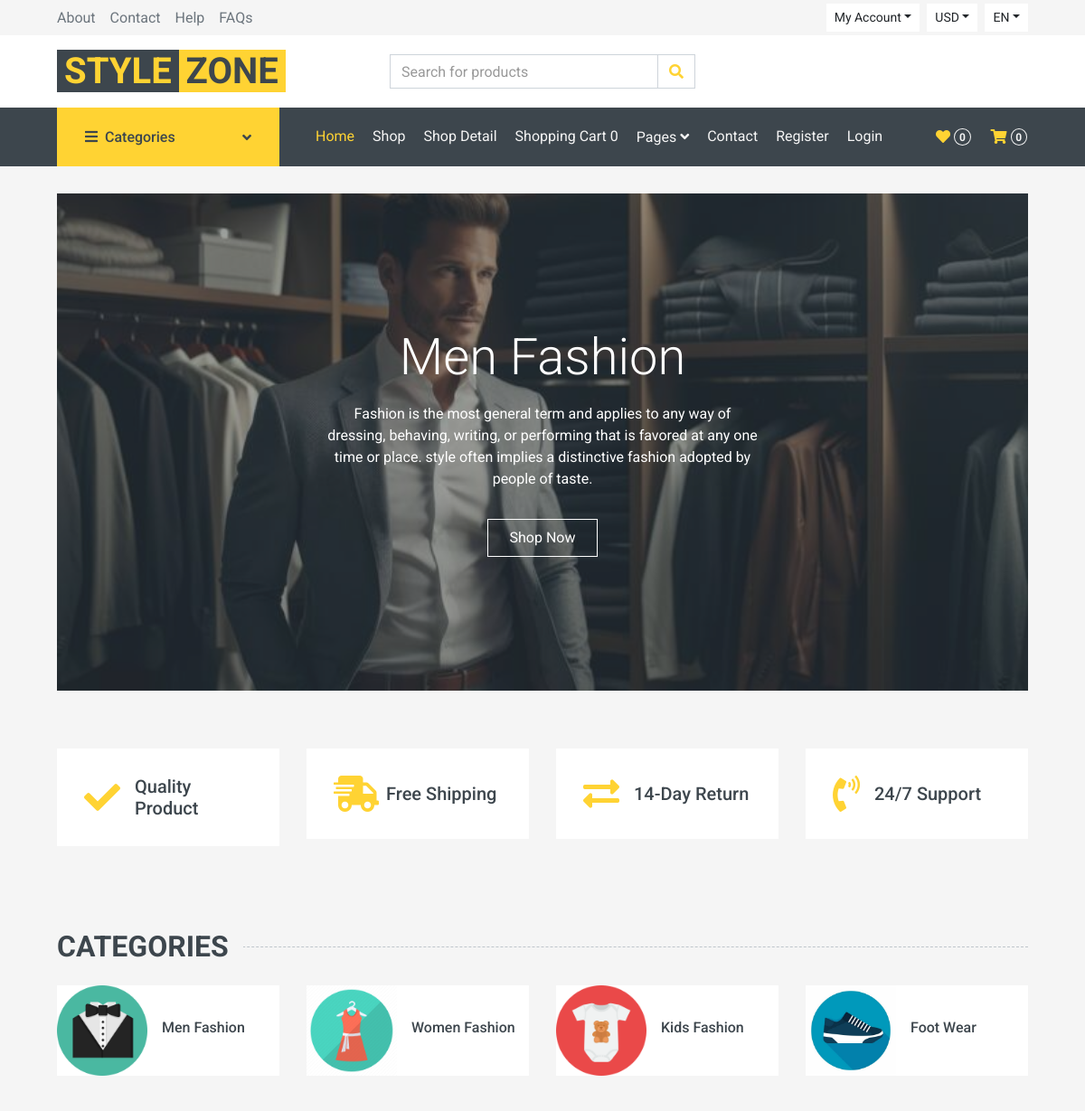
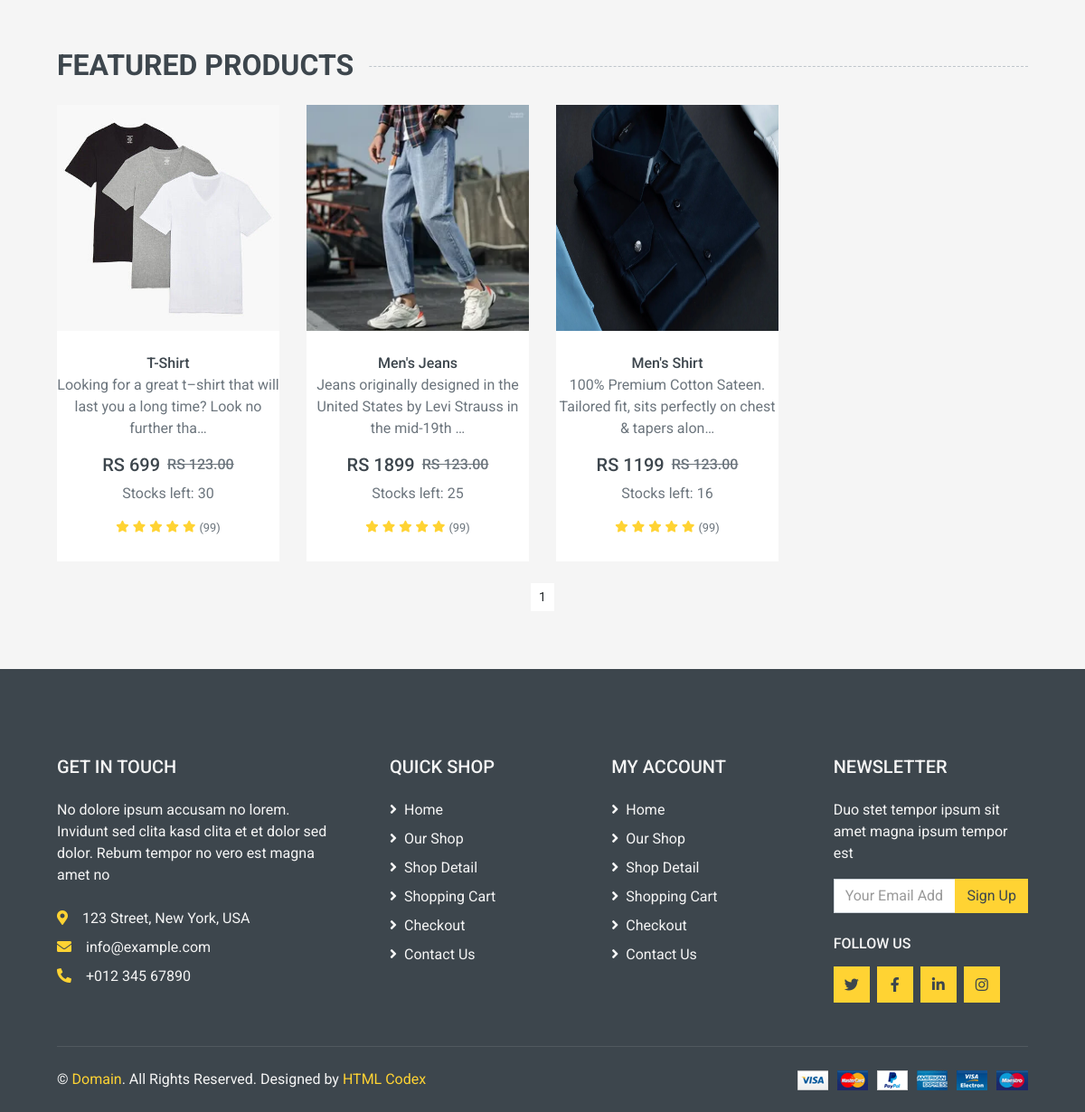
The page /menfashion/ on the database its author committed (2 pictures, top to bottom).
### shop/models.py (models this page shows, shortened)
class Categ(models.Model):
    name = models.CharField(max_length=250, unique=True)
    slug = models.SlugField(max_length=250, unique=True)
    img = models.ImageField(upload_to='cat_icon')
    def get_url(self):
        return reverse('prod_cat', args=[self.slug])

class Products(models.Model):
    name = models.CharField(max_length=250, unique=True)
    slug = models.SlugField(max_length=250, unique=True)
    img = models.ImageField(upload_to='product')
    des = models.TextField()
    price = models.IntegerField()
    stock = models.IntegerField()
    available = models.BooleanField()
    category = models.ForeignKey(Categ, on_delete=models.CASCADE)
    def get_url(self):
        return reverse('details', args=[self.category.slug, self.slug])

### shop/views.py (the view)
# urls.py: 2. Add a URL to urlpatterns:  path('', views.home, name='home')
def home(request, c_slug=None):
    c_page = None
    prodt = None
    if c_slug != None:
        c_page = get_object_or_404(Categ, slug=c_slug)
        prodt = Products.objects.filter(category=c_page, available=True)
    else:
        prodt = Products.objects.all().filter(available=True)
    cat = Categ.objects.all()
    paginator = Paginator(prodt, 4)
    try:
        page = int(request.GET.get('page', '1'))
    except:
        page = 1
    try:
        products = paginator.page(page)
    except (EmptyPage, InvalidPage):
        products = paginator.page(paginator.num_pages)
    return render(request, 'index.html', {'ct': cat, 'pr': products})

### cart/context_processor.py (called while the page is built)
def count(request):
    item_count = 0
    if 'admin' in request.path:
        return {}
    else:
        try:
            ct = Cartlist.objects.filter(cart_id=c_id(request))
            cti = Items.objects.all().filter(cart=ct[:1])
            for c in cti:
                item_count += c.quantity
        except Cartlist.DoesNotExist:
            item_count = 0
        return dict(itc=item_count)

### cart/views.py (called while the page is built)
def c_id(request):
    ct_id = request.session.session_key
    if not ct_id:
        ct_id = request.session.create()
    return ct_id

### templates/index.html (shortened to what this page needs)
{% extends 'base.html' %}
{% load static %}
{% block content %}
<!DOCTYPE html>
<html lang="en">
<head>
    <link href="https://cdnjs.cloudflare.com/ajax/libs/font-awesome/5.10.0/css/all.min.css" rel="stylesheet">
    <link href="{% static 'hm/lib/animate/animate.min.css' %}" rel="stylesheet">
    <link href="{% static 'hm/lib/owlcarousel/assets/owl.carousel.min.css' %}" rel="stylesheet">
    <link href="{% static 'hm/css/style.css' %}" rel="stylesheet">
</head>
<body>
    <div class="container-fluid mb-3">
        <div class="row px-xl-5">
            <div class="col-lg-12">
                    <div class="carousel-inner">
                        <div class="carousel-item position-relative active" style="height: 550px;">
                            <img class="position-absolute w-100 h-100" src="{% static 'hm/img/bg.jpg' %}" style="object-fit: cover;">
                            <div class="carousel-caption d-flex flex-column align-items-center justify-content-center">
                                <div class="p-3" style="max-width: 700px;">
                                    <h1 class="display-4 text-white mb-3 animate__animated animate__fadeInDown">Men Fashion</h1>
                                    <p class="mx-md-5 px-5 animate__animated animate__bounceIn">Fashion is the most general term and applies to any way of dressing, behaving, writing, or performing that is favored at any one time or place. style often implies a distinctive fashion adopted by people of taste.</p>
                                    <a class="btn btn-outline-light py-2 px-4 mt-3 animate__animated animate__fadeInUp" href="#">Shop Now</a>
                                </div>
                            </div>
                        </div>
                    </div>
                </div>
            </div>
        </div>
    <div class="container-fluid pt-5">
        <div class="row px-xl-5 pb-3">
            <div class="col-lg-3 col-md-6 col-sm-12 pb-1">
                <div class="d-flex align-items-center bg-light mb-4" style="padding: 30px;">
                    <h1 class="fa fa-check text-primary m-0 mr-3"></h1>
                    <h5 class="font-weight-semi-bold m-0">Quality Product</h5>
                </div>
            </div>
            <div class="col-lg-3 col-md-6 col-sm-12 pb-1">
                <div class="d-flex align-items-center bg-light mb-4" style="padding: 30px;">
                    <h1 class="fa fa-shipping-fast text-primary m-0 mr-2"></h1>
                    <h5 class="font-weight-semi-bold m-0">Free Shipping</h5>
                </div>
            </div>
            <div class="col-lg-3 col-md-6 col-sm-12 pb-1">
                <div class="d-flex align-items-center bg-light mb-4" style="padding: 30px;">
                    <h1 class="fas fa-exchange-alt text-primary m-0 mr-3"></h1>
                    <h5 class="font-weight-semi-bold m-0">14-Day Return</h5>
                </div>
            </div>
            <div class="col-lg-3 col-md-6 col-sm-12 pb-1">
                <div class="d-flex align-items-center bg-light mb-4" style="padding: 30px;">
                    <h1 class="fa fa-phone-volume text-primary m-0 mr-3"></h1>
                    <h5 class="font-weight-semi-bold m-0">24/7 Support</h5>
                </div>
            </div>
        </div>
    </div>
    <div class="container-fluid pt-5">
        <h2 class="section-title position-relative text-uppercase mx-xl-5 mb-4"><span class="bg-secondary pr-3">Categories</span></h2>
        <div class="row px-xl-5 pb-3">
            {% for i in ct %}
            <div class="col-lg-3 col-md-4 col-sm-6 pb-1">
                <a class="text-decoration-none" href="{{i.get_url}}">
                    <div class="cat-item d-flex align-items-center mb-4">
                        <div class="overflow-hidden" style="width: 100px; height: 100px;">
                            <img class="img-fluid" src="{{i.img.url}}" alt="">
                        </div>
                        <div class="flex-fill pl-3">
                            <h6>{{i.name}}</h6>
                        </div>
                    </div>
                </a>
            </div>
            {% endfor %}
        </div>
    </div>
    <div class="container-fluid pt-5 pb-3">
        <h2 class="section-title position-relative text-uppercase mx-xl-5 mb-4"><span class="bg-secondary pr-3">Featured Products</span></h2>
 <div class="row flex px-xl-5">
{% for i in pr.object_list %}
            <div class="col-lg-3 col-md-4 col-sm-6">
                <div class="product-item bg-light mb-4">
                    <div class="product-img position-relative overflow-hidden">
                        <a href="{{i.get_url}}"><img class="img-fluid w-100" src="{{i.img.url}}" alt="" style="height:250px; width:500px;">
                        </a>
                    </div>
                    <div class="text-center py-4">
                        <a class="h6 text-decoration-none text-truncate" href="{{i.get_url}}">{{i.name}}</a>
                        <p>{{i.des|truncatechars:80}}</p>
                        <div class="d-flex align-items-center justify-content-center mt-2">
                            <h5>RS {{i.price}}</h5><h6 class="text-muted ml-2"><del>RS 123.00</del></h6>
                        </div>
                        <p>Stocks left: {{i.stock}}</p>
                        <div class="d-flex align-items-center justify-content-center mb-1">
                            <small class="fa fa-star text-primary mr-1"></small>
                            <small class="fa fa-star text-primary mr-1"></small>
                            <small class="fa fa-star text-primary mr-1"></small>
                            <small class="fa fa-star text-primary mr-1"></small>
                            <small class="fa fa-star text-primary mr-1"></small>
                            <small>(99)</small>
                        </div>
                    </div>
                </div>
            </div>
{% endfor %}
     </div>
        <div class="mx-auto">
            <div class="text-center">
            {% for pg in pr.paginator.page_range %}
            <a href="?page={{pg}}" class="btn btn-light btn-sm {% if pr.number == pg %} activate {% endif %}">{{pg}}</a>
            {% endfor %}
            </div>
        </div>
    </div>
    <div class="container-fluid bg-dark text-secondary mt-5 pt-5">
        <div class="row px-xl-5 pt-5">
            <div class="col-lg-4 col-md-12 mb-5 pr-3 pr-xl-5">
                <h5 class="text-secondary text-uppercase mb-4">Get In Touch</h5>
                <p class="mb-4">No dolore ipsum accusam no lorem. Invidunt sed clita kasd clita et et dolor sed dolor. Rebum tempor no vero est magna amet no</p>
                <p class="mb-2"><i class="fa fa-map-marker-alt text-primary mr-3"></i>123 Street, New York, USA</p>
                <p class="mb-2"><i class="fa fa-envelope text-primary mr-3"></i>info@example.com</p>
                <p class="mb-0"><i class="fa fa-phone-alt text-primary mr-3"></i>+012 345 67890</p>
            </div>
            <div class="col-lg-8 col-md-12">
                <div class="row">
                    <div class="col-md-4 mb-5">
                        <h5 class="text-secondary text-uppercase mb-4">Quick Shop</h5>
                        <div class="d-flex flex-column justify-content-start">
                            <a class="text-secondary mb-2" href="#"><i class="fa fa-angle-right mr-2"></i>Home</a>
                            <a class="text-secondary mb-2" href="#"><i class="fa fa-angle-right mr-2"></i>Our Shop</a>
                            <a class="text-secondary mb-2" href="#"><i class="fa fa-angle-right mr-2"></i>Shop Detail</a>
                            <a class="text-secondary mb-2" href="#"><i class="fa fa-angle-right mr-2"></i>Shopping Cart</a>
                            <a class="text-secondary mb-2" href="#"><i class="fa fa-angle-right mr-2"></i>Checkout</a>
                            <a class="text-secondary" href="#"><i class="fa fa-angle-right mr-2"></i>Contact Us</a>
                        </div>
                    </div>
                    <div class="col-md-4 mb-5">
                        <h5 class="text-secondary text-uppercase mb-4">My Account</h5>
                        <div class="d-flex flex-column justify-content-start">
                            <a class="text-secondary mb-2" href="#"><i class="fa fa-angle-right mr-2"></i>Home</a>
                            <a class="text-secondary mb-2" href="#"><i class="fa fa-angle-right mr-2"></i>Our Shop</a>
                            <a class="text-secondary mb-2" href="#"><i class="fa fa-angle-right mr-2"></i>Shop Detail</a>
                            <a class="text-secondary mb-2" href="#"><i class="fa fa-angle-right mr-2"></i>Shopping Cart</a>
                            <a class="text-secondary mb-2" href="#"><i class="fa fa-angle-right mr-2"></i>Checkout</a>
                            <a class="text-secondary" href="#"><i class="fa fa-angle-right mr-2"></i>Contact Us</a>
                        </div>
                    </div>
                    <div class="col-md-4 mb-5">
                        <h5 class="text-secondary text-uppercase mb-4">Newsletter</h5>
                        <p>Duo stet tempor ipsum sit amet magna ipsum tempor est</p>
                        <form action="">
                            <div class="input-group">
                                <input type="text" class="form-control" placeholder="Your Email Address">
                                <div class="input-group-append">
                                    <button class="btn btn-primary">Sign Up</button>
                                </div>
                            </div>
                        </form>
                        <h6 class="text-secondary text-uppercase mt-4 mb-3">Follow Us</h6>
                        <div class="d-flex">
                            <a class="btn btn-primary btn-square mr-2" href="#"><i class="fab fa-twitter"></i></a>
                            <a class="btn btn-primary btn-square mr-2" href="#"><i class="fab fa-facebook-f"></i></a>
                            <a class="btn btn-primary btn-square mr-2" href="#"><i class="fab fa-linkedin-in"></i></a>
                            <a class="btn btn-primary btn-square" href="#"><i class="fab fa-instagram"></i></a>
                        </div>
                    </div>
                </div>
            </div>
        </div>
        <div class="row border-top mx-xl-5 py-4" style="border-color: rgba(256, 256, 256, .1) !important;">
            <div class="col-md-6 px-xl-0">
                <p class="mb-md-0 text-center text-md-left text-secondary">
                    &copy; <a class="text-primary" href="#">Domain</a>. All Rights Reserved. Designed
                    by
                    <a class="text-primary" href="https://htmlcodex.com">HTML Codex</a>
                </p>
            </div>
            <div class="col-md-6 px-xl-0 text-center text-md-right">
                <img class="img-fluid" src="{% static 'hm/img/payments.png' %}" alt="">
            </div>
        </div>
    </div>
</body>
</html>
{% endblock %}

### rows shown on the page
Categ: img (picture), name "Men Fashion"
Categ: img (picture), name "Women Fashion"
Categ: img (picture), name "Kids Fashion"
Categ: img (picture), name "Foot Wear"
Products: img (picture), name "T-Shirt", des "Looking for a great t–shirt that will last you a long time? Look no further tha…", price "699", stock "30"
Products: img (picture), name "Men's Jeans", des "Jeans originally designed in the United States by Levi Strauss in the mid-19th …", price "1899", stock "25"
Products: img (picture), name "Men's Shirt", des "100% Premium Cotton Sateen. Tailored fit, sits perfectly on chest & tapers alon…", price "1199", stock "16"

### other values the page prints
{{ itc }} "0"
{{ pg }} "1"
